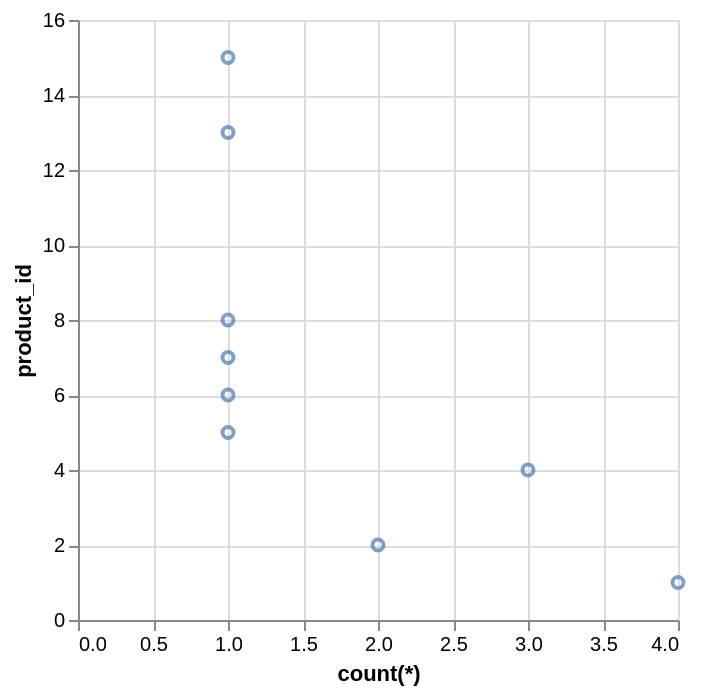

Write a Vega-Lite specification for this figure.
### Vega-Lite specification from a JSON file in a GitHub repository (floating-point values rounded to 4 significant figures)
{"data": {"values": [{"x_data": 4, "y_data": 1}, {"x_data": 2, "y_data": 2}, {"x_data": 3, "y_data": 4}, {"x_data": 1, "y_data": 5}, {"x_data": 1, "y_data": 6}, {"x_data": 1, "y_data": 7}, {"x_data": 1, "y_data": 8}, {"x_data": 1, "y_data": 13}, {"x_data": 1, "y_data": 15}]}, "mark": "point", "encoding": {"x": {"field": "x_data", "type": "quantitative", "title": "count(*)"}, "y": {"field": "y_data", "type": "quantitative", "title": "product_id"}}}
